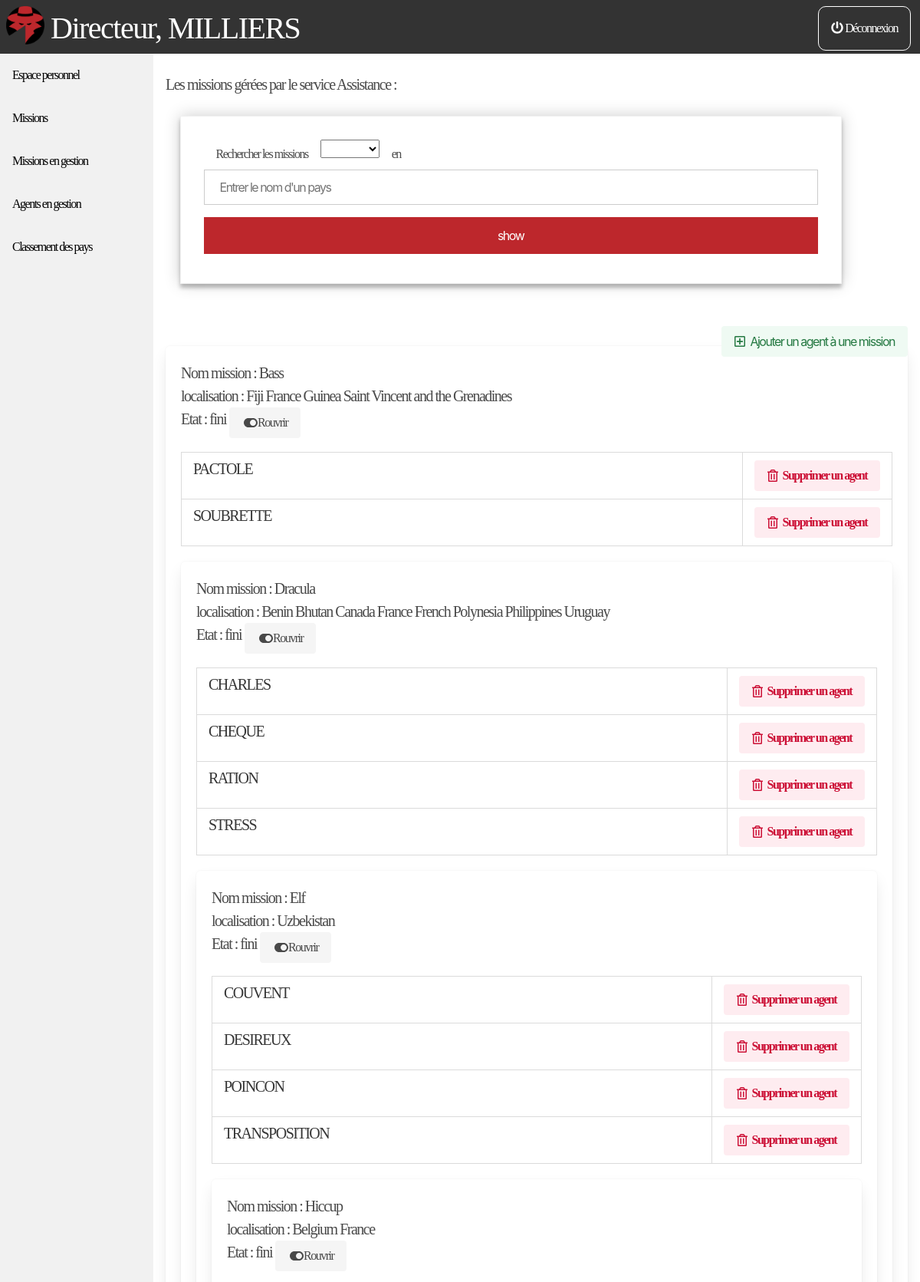
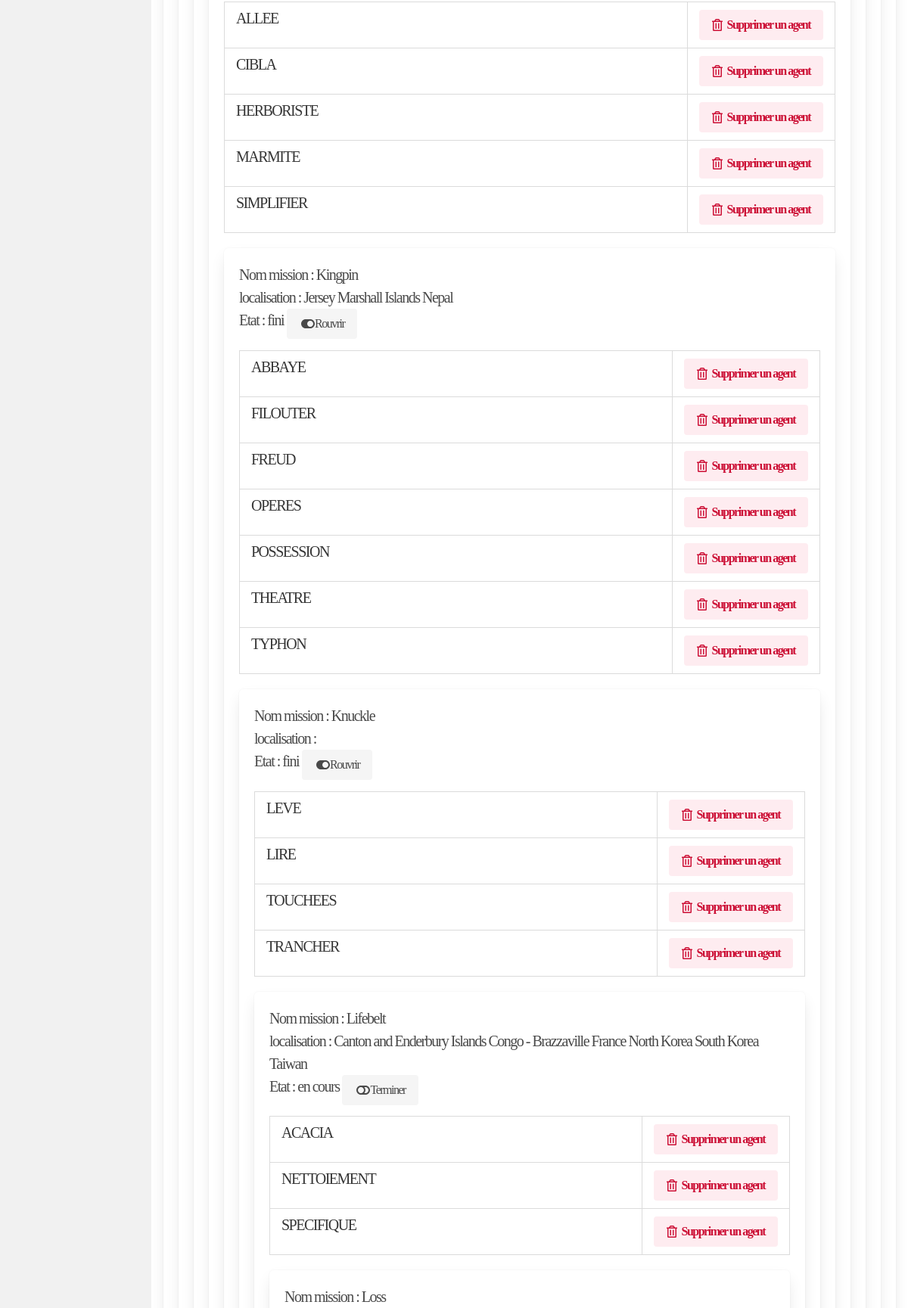
Page /missions_gestion.php (signed in, upper part) on the committed database (2 pictures, top to bottom).
### tables this page shows
CREATE TABLE IF NOT EXISTS `gere` (
  `nom_service` int(8) NOT NULL,
  `nom_mission` varchar(30) NOT NULL,
  PRIMARY KEY (`nom_service`,`nom_mission`),
  KEY `nom_mission` (`nom_mission`)
);

CREATE TABLE IF NOT EXISTS `mission` (
  `nom_mission` varchar(30) NOT NULL,
  `type_mission` varchar(30) DEFAULT NULL,
  `etat_mission` varchar(30) NOT NULL,
  PRIMARY KEY (`nom_mission`)
);

CREATE TABLE IF NOT EXISTS `participe` (
  `nom_de_code` varchar(30) NOT NULL,
  `nom_mission` varchar(30) NOT NULL,
  PRIMARY KEY (`nom_de_code`,`nom_mission`),
  KEY `nom_mission` (`nom_mission`)
);

CREATE TABLE IF NOT EXISTS `localise` (
  `nom_pays` varchar(50) NOT NULL,
  `nom_mission` varchar(30) NOT NULL,
  PRIMARY KEY (`nom_pays`,`nom_mission`),
  KEY `nom_mission` (`nom_mission`)
);

### src/missions_gestion.php (the view, shortened to what this page needs)
<html>
<?php
include('head.php');
include('co_db.php');
 ?>
  <body>
    <?php include('bar_menu.php');
    $NS = $_SESSION['service'];?>
      <div class="content is-medium">
        <p>
          <?php
          $NS = $_SESSION['service'];
          switch ($NS) {
            case '1738411':
              $NS = "Assistance";
              break;
          }
          echo "Les missions gérées par le service $NS : <br>";
           ?>
        </p>
      </div>
      <div class="container">
        <div class="requete-box">
            <form method="post">
              <p class="container is-medium" style="float: left">
                Rechercher les missions
              </p>
              <select name="etat" style="float: left">
                <option value=""></option>
                <option value="en cours">En cours</option>
              </select>
                <p class="container is-medium" style="float: left">
                  en
                </p>
                <input style="float: left" type="text" placeholder="Entrer le nom d'un pays" name="nom_pays">
                <input type="submit" name="show_etat_service" value="show"/>
            </form>
          </div>
      </div>
      <div class="content">
        <button style= " float:right " class= "button is-success is-light " onclick= "openNav() "><i class= "far fa-plus-square "></i> &nbsp Ajouter un agent à une mission</button>
      </div>
      <div class="content is-medium">
        <?php
          $tmp_nom = "";
          $id_NS = $_SESSION['service'];
          if ( !isset($_POST['show_etat_service']) or $c_etat == ""){
            $requete_ma = "SELECT gere.nom_mission, mission.etat_mission
            from gere, mission
            where gere.nom_service = ".$id_NS." AND mission.nom_mission = gere.nom_mission";
          }
          elseif ($c_etat != "") {
            $requete_ma = "SELECT gere.nom_mission, mission.etat_mission
            from gere, mission
            where gere.nom_service = ".$id_NS." AND mission.nom_mission = gere.nom_mission AND mission.etat_mission like '".$c_etat."'";
          }
          else {
            $requete_ma = "SELECT gere.nom_mission, mission.etat_mission
            from gere, mission
            where gere.nom_service = ".$id_NS." AND mission.nom_mission = gere.nom_mission AND mission.etat_mission like '".$c_etat."'";
          }
          $exec_ma = mysqli_query($db,$requete_ma);
          while($data = mysqli_fetch_array($exec_ma)){
            $Pays_flag = 1;
            $pays_noms = "";
            if($data['nom_mission'] != $tmp_nom){
              $requete_npm = "SELECT nom_pays FROM localise where nom_mission like '".$data['nom_mission']."'";
              $exec_npm = mysqli_query($db,$requete_npm);
              while($data_npm = mysqli_fetch_array($exec_npm)){
                $pays_noms = $pays_noms.$data_npm["nom_pays"]." ";
              }
              if ($Pays_flag == 1){
                if ($data['etat_mission'] == "en cours"){
                  $switch_text = '<i class="fas fa-toggle-off"></i>Terminer';
                }
                else {
                  $switch_text = '<i class="fas fa-toggle-on"></i>Rouvrir';
                }
                echo "  <div class=\"box\" style=\"margin-bottom : 2%;\">
                <div class=\"is-little\" style=\"margin-bottom : 2%;\">";
                echo "  <p>Nom mission : ".$data['nom_mission']." <br>
                localisation : ".$pays_noms."<br>
                Etat : ".$data['etat_mission']."
                <a class=\"button is-little is-light\" href=\"missions_gestion.php?change_etat=".$data['etat_mission']."&change_m=".$data['nom_mission']."\"></i> &nbsp ".$switch_text."</a><br></p>";
                echo "</div> ";
                $tmp_nom =  $data['nom_mission'];
                $requete_adm = "SELECT nom_de_code FROM participe WHERE nom_mission like '".$data['nom_mission']."' ";
                $exec_adm = mysqli_query($db, $requete_adm);
                echo "<table class=\"table is-fullwidth is-bordered is-hoverable\"><tbody>";
                while($item = mysqli_fetch_array($exec_adm)){
                  echo "<tr>";
                  echo "<td>".$item['nom_de_code']."</td>" ;
                  echo "<th style=\"width: 10%\"><a class=\"button is-danger is-light\" href=\"missions_gestion.php?del_a=".$item['nom_de_code']."&del_m=".$data['nom_mission']."\"><i class=\"far fa-trash-alt\"></i> &nbsp Supprimer un agent</a></th>";
                  echo "</tr>";
                }
                echo " </tbody> </table>";
              }
            }
          }
          ?>
      </div>
  </body>
</html>

### style/style.css (style rules this page uses)
* { font-size: 100%; font-family: orator std; letter-spacing: -1.5px; }
form { width:100%; padding: 30px; border: 1px solid #f1f1f1; background: #fff; box-shadow: 0 0 20px 0 rgba(0, 0, 0, 0.2), 0 5px 5px 0 rgba(0, 0, 0, 0.24); }
input[type=text], input[type=password] { width: 100%; padding: 12px 20px; margin: 8px 0; display: inline-block; border: 1px solid #ccc; box-sizing: border-box; }
input[type=submit] { background-color: #bd272c; color: white; padding: 14px 20px; margin: 8px 0; border: none; cursor: pointer; width: 100%; }
.requete-box { margin-bottom: 2%; margin-left: 2%; margin-right: 5%; border-radius: 10px; padding-bottom: 2%; }
.requete-box p { padding-top: 6.5px; padding-right: 2%; padding-left: 2%; }
div.content { margin-left: 200px; padding: 1px 16px; }
div.container { margin-left: 200px; padding: 1px 16px; }
body, html { height: 100%; margin: 0; font-family: Arial; }

### rows in the picture
gere: nom_mission "Bass", pays_noms "Fiji France Guinea Saint Vincent and the Grenadines", mission.etat_mission "fini", shows "Rouvrir"
participe: nom_de_code "PACTOLE"
participe: nom_de_code "SOUBRETTE"
gere: nom_mission "Dracula", pays_noms "Benin Bhutan Canada France French Polynesia Philippines Uruguay", mission.etat_mission "fini", shows "Rouvrir"
participe: nom_de_code "CHARLES"
participe: nom_de_code "CHEQUE"
participe: nom_de_code "RATION"
participe: nom_de_code "STRESS"
gere: nom_mission "Elf", localise.nom_pays "Uzbekistan", mission.etat_mission "fini", shows "Rouvrir"
participe: nom_de_code "COUVENT"
participe: nom_de_code "DESIREUX"
participe: nom_de_code "POINCON"
participe: nom_de_code "TRANSPOSITION"
gere: nom_mission "Hiccup", pays_noms "Belgium France", mission.etat_mission "fini", shows "Rouvrir"
participe: nom_de_code "ALLEE"
participe: nom_de_code "CIBLA"
participe: nom_de_code "HERBORISTE"
participe: nom_de_code "MARMITE"
participe: nom_de_code "SIMPLIFIER"
gere: nom_mission "Kingpin", pays_noms "Jersey Marshall Islands Nepal", mission.etat_mission "fini", shows "Rouvrir"
participe: nom_de_code "ABBAYE"
participe: nom_de_code "FILOUTER"
participe: nom_de_code "FREUD"
participe: nom_de_code "OPERES"
participe: nom_de_code "POSSESSION"
participe: nom_de_code "THEATRE"
participe: nom_de_code "TYPHON"
gere: nom_mission "Knuckle", mission.etat_mission "fini", shows "Rouvrir"
participe: nom_de_code "LEVE"
participe: nom_de_code "LIRE"
participe: nom_de_code "TOUCHEES"
participe: nom_de_code "TRANCHER"
gere: nom_mission "Lifebelt", pays_noms "Canton and Enderbury Islands Congo - Brazzaville France North Korea South Korea Taiwan", mission.etat_mission "en cours", shows "Terminer"
participe: nom_de_code "ACACIA"
participe: nom_de_code "NETTOIEMENT"
participe: nom_de_code "SPECIFIQUE"
gere: nom_mission "Loss"

### other values in the picture
ctp_agent($niv) "Directeur"
$ndc "MILLIERS"
$NS "Assistance"
